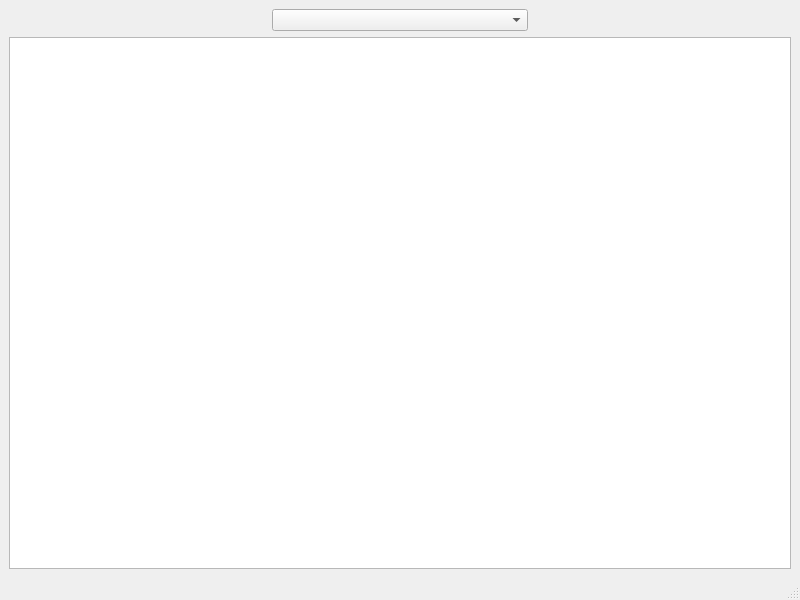
<?xml version="1.0" encoding="UTF-8"?>
<ui version="4.0">
 <class>highscore</class>
 <widget class="QMainWindow" name="highscore">
  <property name="geometry">
   <rect>
    <x>0</x>
    <y>0</y>
    <width>800</width>
    <height>600</height>
   </rect>
  </property>
  <property name="windowTitle">
   <string>MainWindow</string>
  </property>
  <property name="windowIcon">
   <iconset resource="Resources.qrc">
    <normaloff>:/image/s4.png</normaloff>:/image/s4.png</iconset>
  </property>
  <widget class="QWidget" name="centralwidget">
   <layout class="QGridLayout" name="gridLayout_2">
    <item row="0" column="0">
     <layout class="QGridLayout" name="gridLayout">
      <item row="0" column="1">
       <widget class="QComboBox" name="gameSelector"/>
      </item>
      <item row="1" column="0" colspan="3">
       <widget class="QTextBrowser" name="scoreShower"/>
      </item>
     </layout>
    </item>
   </layout>
  </widget>
  <widget class="QMenuBar" name="menubar">
   <property name="geometry">
    <rect>
     <x>0</x>
     <y>0</y>
     <width>800</width>
     <height>26</height>
    </rect>
   </property>
  </widget>
  <widget class="QStatusBar" name="statusbar"/>
 </widget>
 <resources>
  <include location="Resources.qrc"/>
 </resources>
 <connections/>
</ui>
